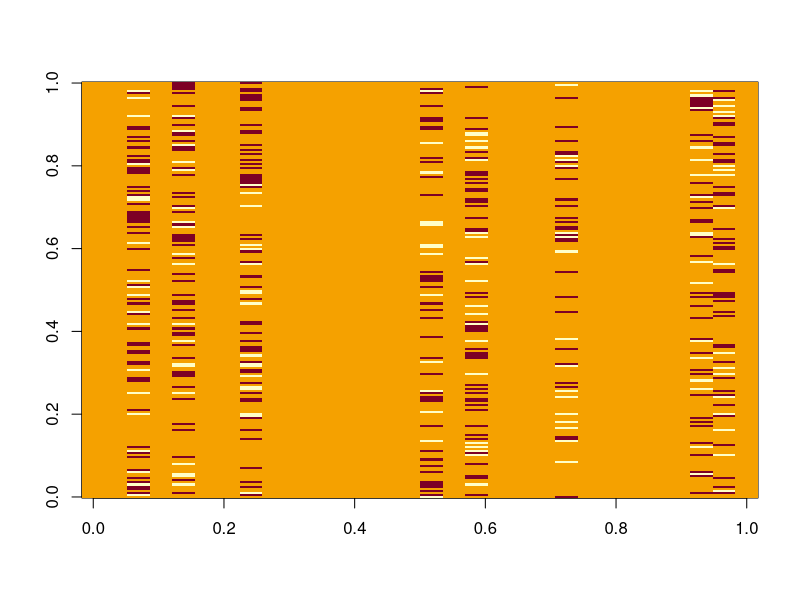
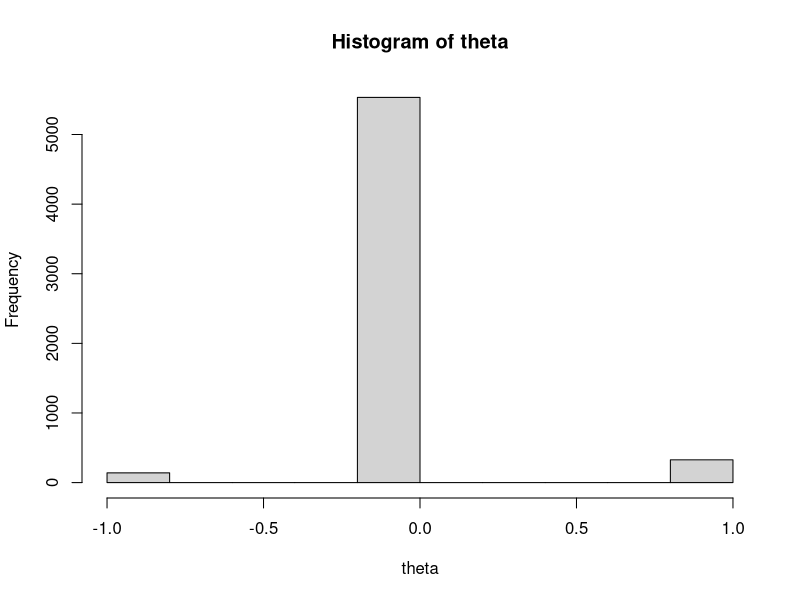
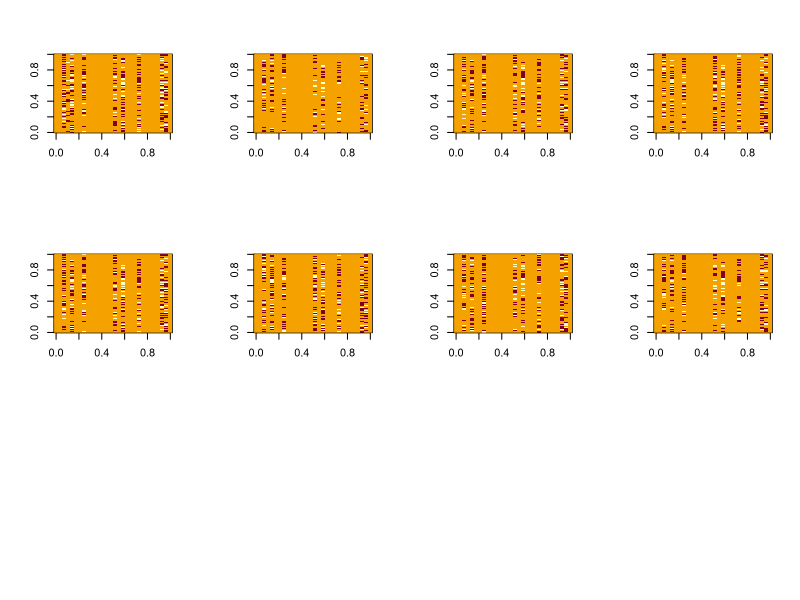
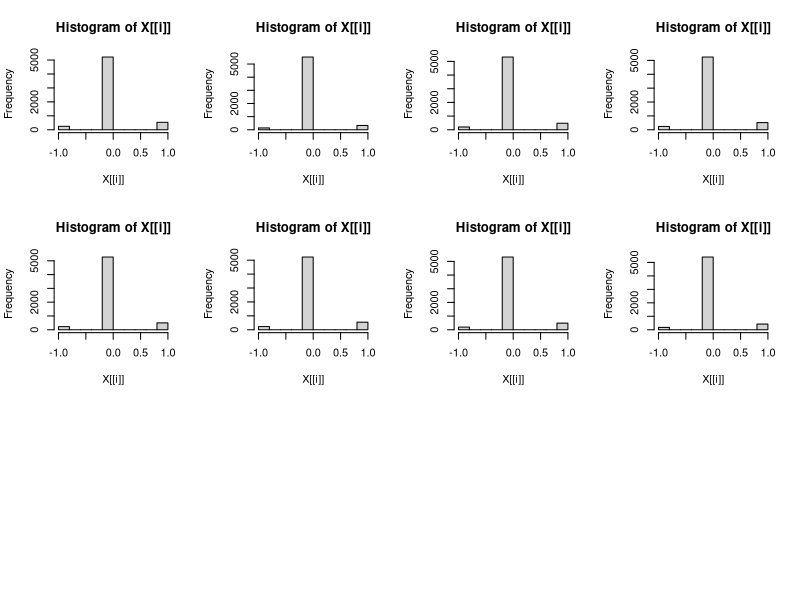
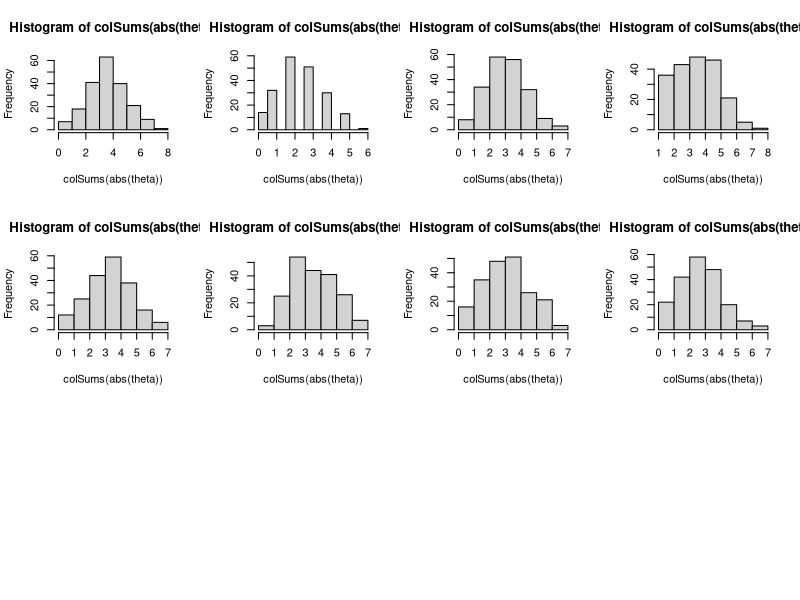
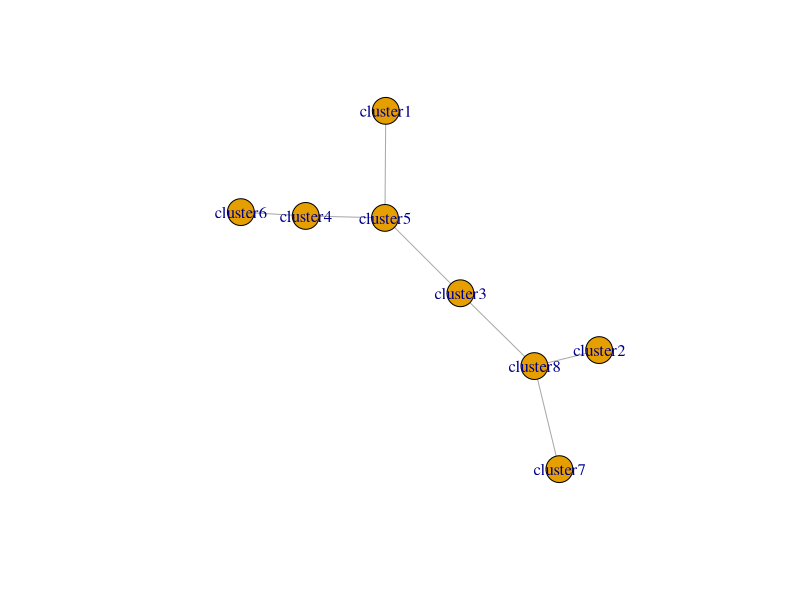

These charts were generated, in order, by the following R code:
library(tidyverse)
library(igraph)
library(Matrix)
library(matrixcalc)
library(igraph)
library(glue)


p_root <- .3 #prob of interaction for active TFs in root node

p_reg_loss <- .1 #chance of population losing one of active regulators
p_reg_gain <- .2  # chance of population gaining a new regulators
p_gain <- .2 # number of edges added w/ new regulator
p_maintain <- .8

p_inhibitor <- .3 # prob of interaction being negative

n_regs <- 30
n_genes <- 200

reg_names <- paste0('reg', 1:n_regs)
gene_names <- c(reg_names, paste0('gene',1:(n_genes - n_regs)))

k_active <- 8
## initialize theta with only select active regulators
(active_regs <- sample(1:n_regs, size=k_active, replace = F))
## create initial conditions file
# ics <- data.frame(Genes = character(), Values = character(), stringsAsFactors = F)
# ics <- rbind(ics, data.frame(Genes = paste(reg_names[active_regs],collapse=',')  ) )

theta <- matrix(0, nrow = n_regs, ncol = n_genes)
## add non-zero prob of edges for active TFs
for(r in active_regs){
  raw_probs <- runif(n_genes)
  theta[r, raw_probs < p_root] <- 1
}

nze <- which(theta > 0)
idx <- sample(nze, p_inhibitor*length(nze), replace = F)
theta[idx] <- -1
rownames(theta) <- reg_names
colnames(theta) <- gene_names

par(mfrow=c(1,1))
image(theta)
hist(theta)

#-----------------------------
#derive MST through hypergraph
#-----------------------------
library(ape)
k <- 8 #number of clusters

set.seed(33)
hg <- matrix(rnorm(n = k*k, mean = 10, sd = 3), nrow = k)
hg <- (hg + t(hg))/2 #make symmetric distance 
rownames(hg) <- paste("cluster", 1:k, sep = ""); colnames(hg) <- paste("cluster", 1:k, sep = "")
m <- ape::mst(hg) #learn mst through hyper-graph
g_mst <- graph_from_adjacency_matrix(m, mode = "undirected")

pdf('spanning-tree-arbitrary.pdf')
plot(g_mst, layout = layout_with_fr)
dev.off()

## find a leaf node to set as root
degree.mst <- igraph::degree(g_mst)
(dmax <- max(degree.mst))
leaf.nodes <- which(degree.mst == 1)
# root <- names(V(g_mst))[sample(leaf.nodes, 1)]
root <- sample(leaf.nodes, 1)
message(glue('Root node is {root}'))

#given the mst, use bfs to learn path through graph
mbfs <- bfs(g_mst, root = root, father = T,
            order = T) 

(bfs_order <- as.vector(mbfs$order))
(bfs_pred <- as.vector(mbfs$father))

#navigate this graph and simulate network for each cluster
network_list <- vector(mode = "list", length = k)
network_list[[root]] <- theta
#-----------------------------
## navigate the MST and update edges in each population
#-----------------------------
for(node in 2:k){
  
  j <- bfs_order[node]; i <- bfs_pred[j]; 
  message(i, " ", j) 
  net_i <- network_list[[i]]
  net_j <- net_i #initialize with predecessor
  
  
  ## add edges for existing regulators
  ar <- which(rowSums(net_i) != 0) # find active regulators in network
  
  ze <- which(net_i[ar, ] == 0)
  ix_gain <- sample(ze, size = p_gain*length(ze), replace = F)
  inh_gain <- sample(ix_gain, size = p_inhibitor*length(ix_gain), replace = F)
  net_j[ar, ][ix_gain] <- 1
  net_j[ar, ][inh_gain] <- -1
  
  ## maintaining / losing links from parent
  ix_lose <- sample(which(net_i != 0), size = (1-p_maintain)*sum(abs(net_i)), replace = F)
  net_j[ix_lose] <- 0
  
  ## update regulatory edges
  if(runif(1) < p_reg_gain){
    gain_reg <- sample(setdiff(1:n_regs, ar), 1)
    idx <- which(runif(n_genes) < p_gain)
    inh <- sample(idx, size=length(idx)*p_inhibitor, replace = F)
    net_j[gain_reg, idx] <- 1
    net_j[gain_reg, inh] <- -1
  }
  
  if(runif(1) < p_reg_loss){
    lose_reg <- sample(ar, 1)
    net_j[lose_reg, ] <- 0
  }
  
  network_list[[j]] <- net_j
}
  

par(mfrow=c(3,4))
sapply(network_list, image)

par(mfrow = c(3,4))
sapply(network_list, hist)
sapply(network_list, function(z) sum(rowSums(z) != 0))

#-----------------------------
## write networks to file
#-----------------------------
## include self-loops for all regulators
network_list <- lapply(network_list, function(z) {diag(z) <- 1; z})
sapply(network_list, diag)

par(mfrow=c(3,4))
sapply(network_list, function(theta) hist(colSums(abs(theta)))) ##number of regulators per gene
sapply(1:k, function(i) write.csv(network_list[[i]], file = glue('network-{i}.csv'), quote = F))

#-----------------------------
#-----------------------------
## translate to boolean rules
# Iterate through each cluster
dir.create('sim_results')
for (k_idx in 1:k) {
  adj_mat <- network_list[[k_idx]]
  rules_df <- data.frame(Gene = character(), Rule = character(), stringsAsFactors = F)
  
  for (j in 1:ncol(adj_mat)) {
    gene_name <- gene_names[j]
    
    # Find row indices for activators (1) and inhibitors (-1)
    act_idx <- which(adj_mat[, j] == 1)
    inh_idx <- which(adj_mat[, j] == -1)
    
    # Get the actual names of the regulators
    activators <- reg_names[act_idx]
    inhibitors <- reg_names[inh_idx]
    
    # --- Construct the Logic String ---
    act_str <- if(length(activators) > 0) paste0("(", paste(activators, collapse = " or "), ")") else ""
    inh_str <- if(length(inhibitors) > 0) paste0("not (", paste(inhibitors, collapse = " or "), ")") else ""
    
    final_rule <- ""
    
    if (act_str != "" && inh_str != "") {
      final_rule <- paste(act_str, "and", inh_str)
    } else if (act_str != "") {
      final_rule <- act_str
    } else if (inh_str != "") {
      final_rule <- inh_str
    } else{
      next
      # final_rule <- gene_name
    }
    
    
    rules_df <- rbind(rules_df, data.frame(Gene = gene_name, Rule = final_rule))  
    
  }
  
  # Save as Tab-Separated File in cluster-specific folder
  # BoolODE expects a header: Gene [TAB] Rule
  file_name <- paste0("rules_cluster_", k_idx, ".txt")
  write.table(rules_df, file = file_name, sep = "\t", quote = F, row.names = F)
  message(paste("Saved:", file_name))
}
